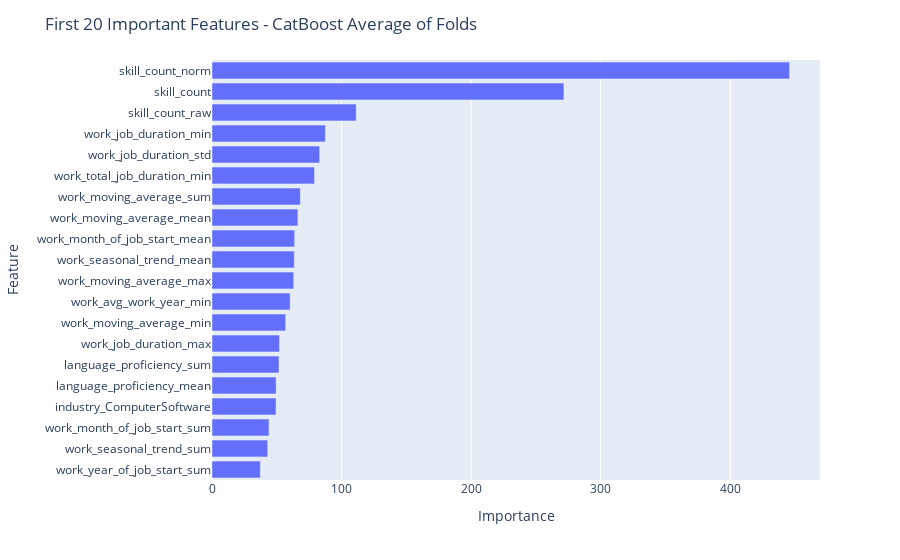

Notebook cell for this chart:
### Code cell
test = pd.read_csv("./test_user_lang_work_revise.csv")
test = test.merge(skills_count, on="user_id", how="left")
test = test.merge(skills_js_test_agg, on="user_id", how="left")
test.drop(columns=["user_id", "work_company_id2_mean","work_company_id2_sum"],inplace=True)

models = encode_test(skills_js_train_agg)
model_preds = [model.predict(test) for model in models]
model_preds

### Figure 1 — Plotly figure (JSON) as saved in the notebook; plotly's stock layout.template omitted (floating-point values rounded to 4 significant figures)
{"data": [{"alignmentgroup": "True", "hovertemplate": "Importance=%{x}<br>Feature=%{y}<extra></extra>", "legendgroup": "", "marker": {"color": "#636efa", "pattern": {"shape": ""}}, "name": "", "offsetgroup": "", "orientation": "h", "showlegend": false, "textposition": "auto", "type": "bar", "x": [37.3, 43, 44, 49.4, 49.5, 51.7, 52.1, 56.9, 60.3, 63.1, 63.5, 63.8, 66.3, 68.2, 79.1, 83.1, 87.5, 111.3, 271.6, 445.8], "xaxis": "x", "y": ["work_year_of_job_start_sum", "work_seasonal_trend_sum", "work_month_of_job_start_sum", "industry_ComputerSoftware", "language_proficiency_mean", "language_proficiency_sum", "work_job_duration_max", "work_moving_average_min", "work_avg_work_year_min", "work_moving_average_max", "work_seasonal_trend_mean", "work_month_of_job_start_mean", "work_moving_average_mean", "work_moving_average_sum", "work_total_job_duration_min", "work_job_duration_std", "work_job_duration_min", "skill_count_raw", "skill_count", "skill_count_norm"], "yaxis": "y"}], "layout": {"barmode": "relative", "legend": {"tracegroupgap": 0}, "margin": {"t": 60}, "title": {"text": "First 20 Important Features - CatBoost Average of Folds"}, "xaxis": {"anchor": "y", "domain": [0, 1], "title": {"text": "Importance"}}, "yaxis": {"anchor": "x", "domain": [0, 1], "title": {"text": "Feature"}}}}
